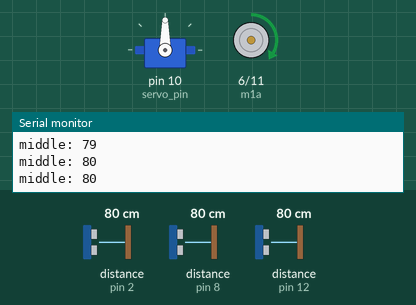
The sketch below on a simulated Arduino Uno, built with avr-gcc and run on an emulated ATmega328P. Parts: servo, motor-driver pin pairs drawn as motors (green arrow = first pin HIGH = forward, orange = second pin HIGH = backward, longer = more drive), the last lines printed to the serial monitor. Wiring (inferred from the names in the program): ultrasonic range finder: trigger pin 7; echo pin 8. Inputs (shaded band) come from the test bench; at power-on: distance to the obstacle (sensors on pin 8, pin 2, pin 12) 80 cm. The echo pulse lasts 58.3 µs per cm.

Above: at 1.2 s.
1.3 s: distance to the obstacle (sensor on pin 8) set to 56 cm
2.8 s: distance to the obstacle (sensor on pin 8) set to 45 cm
At 4.3 s:
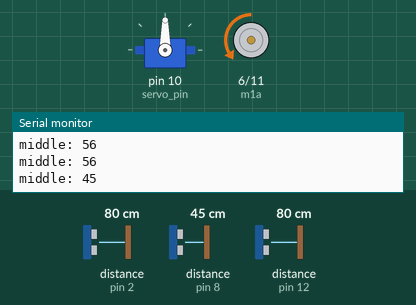
At 11.9 s:
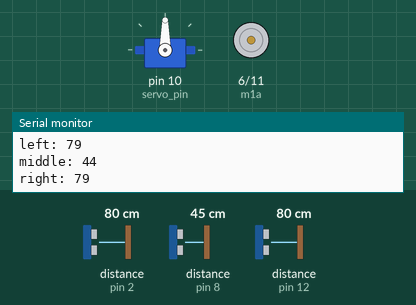
Timing chart, 0 to 14.8 s (numbered marks = the images above; inputs shaded):
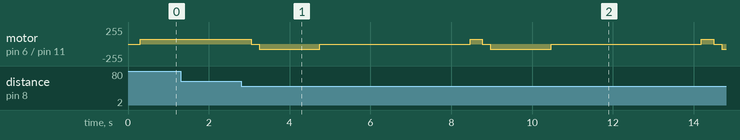

The sketch:

Dual_RC_mode_autonomous_robot.ino
```cpp
#include <Servo.h>

int m1a = 6;
int m1b = 11;
#define ECHOPIN 8
#define TRIGPIN 7
#define ECHOPIN1 2
#define TRIGPIN1 3
#define ECHOPIN2 12
#define TRIGPIN2 9
#define servo_pin 10
#define pos 90

int middleDistance, leftDistance, rightDistance, calcDistance, duration, calcDistance1, duration1,calcDistance2,duration2;
char val;
Servo steering;
Servo myservo;
int checkDistance()
{
  digitalWrite(TRIGPIN, LOW);
  delayMicroseconds(2);
  digitalWrite(TRIGPIN, HIGH);
  delayMicroseconds(10);
  digitalWrite(TRIGPIN, LOW);
  duration = pulseIn(ECHOPIN, HIGH);
  calcDistance = (duration * 0.0343) / 2;
  delay(100);
  return calcDistance;
}
int checkDistance1()
{
  digitalWrite(TRIGPIN1, LOW);
  delayMicroseconds(2);
  digitalWrite(TRIGPIN1, HIGH);
  delayMicroseconds(10);
  digitalWrite(TRIGPIN1, LOW);
  duration1 = pulseIn(ECHOPIN1, HIGH);
  calcDistance1 = (duration1 * 0.0343) / 2;
  delay(100);
  return calcDistance1;
}
int checkDistance2()
{
  digitalWrite(TRIGPIN2, LOW);
  delayMicroseconds(2);
  digitalWrite(TRIGPIN2, HIGH);
  delayMicroseconds(10);
  digitalWrite(TRIGPIN2, LOW);
  duration2 = pulseIn(ECHOPIN2, HIGH);
  calcDistance2 = (duration2 * 0.0343) / 2;
  delay(100);
  return calcDistance2;
}
void forward() {
      analogWrite(m1a, 75);
      digitalWrite(m1b, LOW);
      steering.write(pos);
}
void backward(){
      digitalWrite(m1a, LOW);
      analogWrite(m1b, 75);
      steering.write(pos);
  }
 void left(){
      steering.write(179);
      analogWrite(m1a, 90);
      digitalWrite(m1b, LOW);
  }
  void right(){
      steering.write(0);
      analogWrite(m1a, 90);
      digitalWrite(m1b, LOW);
    }
 void Stop(){
      analogWrite(m1a, 0);
      digitalWrite(m1b, LOW);
      steering.write(pos);

}
 void bluetooth()
 {
  Serial.println("bluetooth mode");
  while (true) {
    while (Serial.available() > 0) {
       val = Serial.read();
      Serial.println(val);
    }
    if (val == 'F' ) {
      forward();
    }
    else if (val == 'B') {
      backward();

    }
    else if (val == 'L') {
      left();

    }
    else if (val == 'R') {
      right();

    }
    else if (val == 'S') {
      Stop();
    }
    else if (val == 'X') {
      Stop();
    }
     else if(val == 'J') //Backward Right
    {
      steering.write(0);
       digitalWrite(m1a, LOW);
      analogWrite(m1b, 80);

 }
   else if(val == 'G') //Forward Left
    {
      steering.write(0);
      analogWrite(m1a, 80);
      digitalWrite(m1b, LOW);
    }
  else if(val == 'H') //Backward Left
    {
      steering.write(180);
      analogWrite(m1b, 80);
      digitalWrite(m1a, LOW);
    }

    else if (val == 'x') {
      return;
    }
  }

}
void setup()
{
    pinMode(TRIGPIN, OUTPUT);
    pinMode(ECHOPIN, INPUT);
    pinMode(TRIGPIN1, OUTPUT);
    pinMode(ECHOPIN1, INPUT);
    pinMode(TRIGPIN2, OUTPUT);
    pinMode(ECHOPIN2, INPUT);
    pinMode(m1a, OUTPUT);  // Digital pin 10 set as output Pin
    pinMode(m1b, OUTPUT);  // Digital pin 11 set as output Pin
    Serial.begin(9600);
    steering.attach(servo_pin);
    steering.write(pos);
//    myservo.attach(9);
//    myservo.write(100);

}

void loop()
{
  while (Serial.available() > 0) {
     val = Serial.read();
    Serial.println(val);

    if (val == 'X') {
      bluetooth();
    }

  }
  myservo.write(100);  //setservo position according to scaled value
  delay(200);
  middleDistance = checkDistance();
  Serial.print("middle: ");
  Serial.println(middleDistance);

  if (middleDistance <= 50) {
    Stop();
    delay(200);
    backward();
    delay(1500);
    Stop();
    delay(10);
//    myservo.write(10);
    rightDistance = checkDistance2();
    delay(1000);
    Serial.print("right: ");
    Serial.println(rightDistance);
//    myservo.write(100);
    delay(1000);
//    myservo.write(170);

    leftDistance = checkDistance1();

    delay(500);
    Serial.print("left: ");
    Serial.println(leftDistance);

    myservo.write(100);
    delay(1000);
    if (rightDistance > leftDistance) {
      right();
      delay(3000);

        }
    else if (rightDistance < leftDistance) {
      left();
      delay(3000);

    }
    else if ((rightDistance <= 50) && (leftDistance <= 50)) {
      backward();
      delay(2000);

    }
    else {
      forward();
    }
  }
  else {
    forward();
 }
}
```

Measured:
- the behaviour switches between 51 and 50 cm on distance to the obstacle (sensor on pin 8) (found by bisection; images 0 and 1)
- after the input at 2.8 s, motor on pin 6 (m1a) / pin 11 (m1b): forward 75/255 → stopped after 0.25 s, then repeats every 5.7 s: backward 75/255 1.5 s, stopped 3.7 s, forward 75/255 0.30 s, stopped 0.20 s
